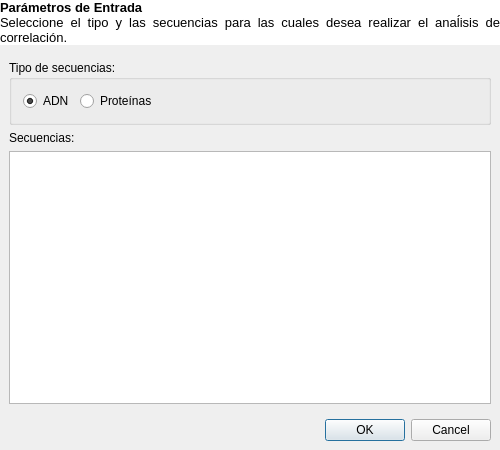
<?xml version="1.0" encoding="UTF-8"?>
<ui version="4.0">
 <class>CorrelationAnalysisParametersFormClass</class>
 <widget class="QWidget" name="CorrelationAnalysisParametersFormClass">
  <property name="geometry">
   <rect>
    <x>0</x>
    <y>0</y>
    <width>500</width>
    <height>450</height>
   </rect>
  </property>
  <property name="windowTitle">
   <string>CorrelationAnalysisParametersForm</string>
  </property>
  <layout class="QGridLayout" name="gridLayout">
   <property name="margin">
    <number>0</number>
   </property>
   <item row="0" column="0">
    <widget class="QLabel" name="instructionsLabel">
     <property name="styleSheet">
      <string notr="true">QFrame {background-color: white;}</string>
     </property>
     <property name="text">
      <string>&lt;!DOCTYPE HTML PUBLIC &quot;-//W3C//DTD HTML 4.0//EN&quot; &quot;http://www.w3.org/TR/REC-html40/strict.dtd&quot;&gt;
&lt;html&gt;&lt;head&gt;&lt;meta name=&quot;qrichtext&quot; content=&quot;1&quot; /&gt;&lt;style type=&quot;text/css&quot;&gt;
p, li { white-space: pre-wrap; }
&lt;/style&gt;&lt;/head&gt;&lt;body style=&quot; font-family:'Sans'; font-size:10pt; font-weight:400; font-style:normal;&quot;&gt;
&lt;p style=&quot; margin-top:0px; margin-bottom:0px; margin-left:0px; margin-right:0px; -qt-block-indent:0; text-indent:0px;&quot;&gt;&lt;span style=&quot; font-weight:600;&quot;&gt;Parámetros de Entrada&lt;/span&gt;&lt;/p&gt;
&lt;p style=&quot; margin-top:0px; margin-bottom:0px; margin-left:0px; margin-right:0px; -qt-block-indent:0; text-indent:0px;&quot;&gt;Seleccione el tipo y las secuencias para las cuales desea realizar el anaĺisis de correlación.&lt;/p&gt;&lt;/body&gt;&lt;/html&gt;</string>
     </property>
     <property name="alignment">
      <set>Qt::AlignJustify|Qt::AlignVCenter</set>
     </property>
     <property name="wordWrap">
      <bool>true</bool>
     </property>
     <property name="margin">
      <number>9</number>
     </property>
    </widget>
   </item>
   <item row="1" column="0">
    <layout class="QVBoxLayout" name="verticalLayout_2">
     <property name="margin">
      <number>9</number>
     </property>
     <item>
      <widget class="QGroupBox" name="sequenceTypeGroup">
       <property name="title">
        <string>Tipo de secuencias:</string>
       </property>
       <layout class="QHBoxLayout" name="horizontalLayout_2">
        <item>
         <widget class="QRadioButton" name="adnRadio">
          <property name="sizePolicy">
           <sizepolicy hsizetype="Minimum" vsizetype="Fixed">
            <horstretch>0</horstretch>
            <verstretch>0</verstretch>
           </sizepolicy>
          </property>
          <property name="text">
           <string>ADN</string>
          </property>
          <property name="checked">
           <bool>true</bool>
          </property>
         </widget>
        </item>
        <item>
         <widget class="QRadioButton" name="proteinRadio">
          <property name="text">
           <string>Proteínas</string>
          </property>
         </widget>
        </item>
        <item>
         <spacer name="horizontalSpacer_2">
          <property name="orientation">
           <enum>Qt::Horizontal</enum>
          </property>
          <property name="sizeHint" stdset="0">
           <size>
            <width>40</width>
            <height>20</height>
           </size>
          </property>
         </spacer>
        </item>
       </layout>
      </widget>
     </item>
     <item>
      <layout class="QVBoxLayout" name="verticalLayout">
       <item>
        <widget class="QLabel" name="sequenceLabel">
         <property name="text">
          <string>Secuencias:</string>
         </property>
        </widget>
       </item>
       <item>
        <widget class="QTableView" name="sequenceTableView">
         <property name="editTriggers">
          <set>QAbstractItemView::NoEditTriggers</set>
         </property>
         <property name="alternatingRowColors">
          <bool>true</bool>
         </property>
         <property name="selectionMode">
          <enum>QAbstractItemView::MultiSelection</enum>
         </property>
         <property name="selectionBehavior">
          <enum>QAbstractItemView::SelectRows</enum>
         </property>
         <property name="iconSize">
          <size>
           <width>16</width>
           <height>16</height>
          </size>
         </property>
         <attribute name="horizontalHeaderStretchLastSection">
          <bool>true</bool>
         </attribute>
         <attribute name="verticalHeaderDefaultSectionSize">
          <number>24</number>
         </attribute>
        </widget>
       </item>
      </layout>
     </item>
     <item>
      <layout class="QHBoxLayout" name="horizontalLayout">
       <property name="topMargin">
        <number>9</number>
       </property>
       <item>
        <spacer name="horizontalSpacer">
         <property name="orientation">
          <enum>Qt::Horizontal</enum>
         </property>
         <property name="sizeHint" stdset="0">
          <size>
           <width>258</width>
           <height>20</height>
          </size>
         </property>
        </spacer>
       </item>
       <item>
        <widget class="QDialogButtonBox" name="buttonBox">
         <property name="orientation">
          <enum>Qt::Horizontal</enum>
         </property>
         <property name="standardButtons">
          <set>QDialogButtonBox::Cancel|QDialogButtonBox::Ok</set>
         </property>
        </widget>
       </item>
      </layout>
     </item>
    </layout>
   </item>
  </layout>
 </widget>
 <layoutdefault spacing="6" margin="11"/>
 <resources/>
 <connections/>
</ui>
